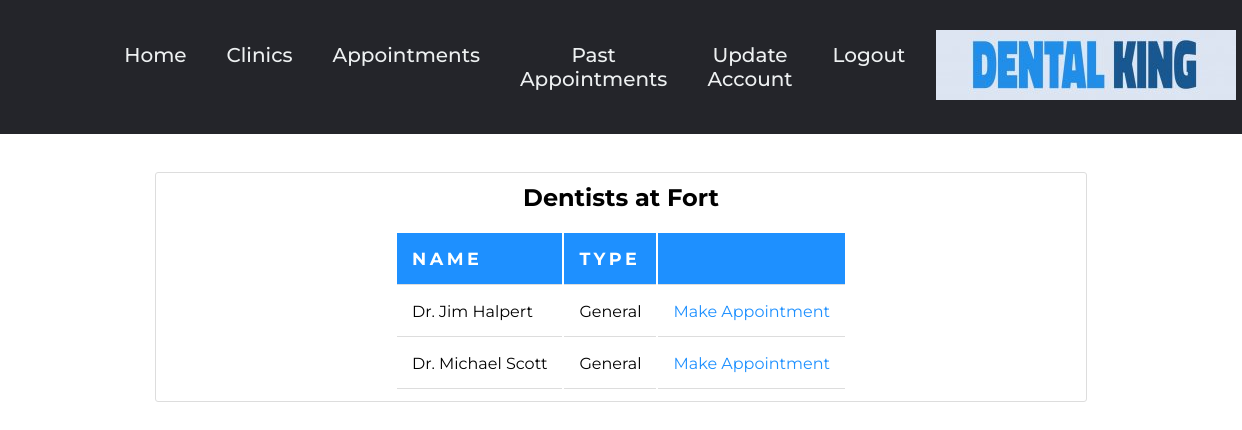
The app's page /dentists.php?location=1 (signed in) with its own data.
### tables this page shows
CREATE TABLE `clinic` (
  `clinic_id` int(10) NOT NULL,
  `location` varchar(32) NOT NULL,
  `open_hr` varchar(4) NOT NULL DEFAULT '1000',
  `close_hr` varchar(4) NOT NULL DEFAULT '1800'
);

CREATE TABLE `dentist` (
  `username` varchar(32) NOT NULL,
  `name` varchar(50) NOT NULL,
  `phone` bigint(10) NOT NULL,
  `age` int(3) NOT NULL,
  `sex` set('M','F') NOT NULL,
  `d_type` set('General','Orthodontist') NOT NULL,
  `location` varchar(32) NOT NULL
);

### dentists.php (the view, shortened to what this page needs)
<?php
    $db=mysqli_connect('localhost','root','','dcms') or die("could not connect to database");
    $locn = $_GET['location'];
?>
<!DOCTYPE HTML>
<html>
<head>
    <link rel="stylesheet" href="styles.css">
    <link href="style10.css" type="text/css"rel="stylesheet"/>
</head>
<body>
  <center>
  <?php require_once("header.php");?>
    <div class="content-section" style="width:75%">
        <?php
        $query2 = "SELECT location FROM clinic WHERE clinic_id = '$locn' LIMIT 1";
        $res_locn = mysqli_query($db, $query2);
        if($res_locn == false || mysqli_num_rows($res_locn) == 0)
        echo "<h3>Invalid Location</h3>";
        else
        {
            $row = mysqli_fetch_assoc($res_locn);
            $loc = $row['location'];
            echo "<h2>Dentists at $loc</h2><br>";
            $query = "SELECT * FROM dentist WHERE location = '$loc'";
            $res_dentist = mysqli_query($db, $query);
            if($res_dentist == false || mysqli_num_rows($res_dentist) == 0)
            echo  "<h3>No dentists available</h3>";
            else
            {
                echo "<table><tr><th>Name</th><th>Type</th><th></th></tr>";
                while($row = mysqli_fetch_assoc($res_dentist))
                {
                    $link = "makeappointment.php?dentist=".$row['username']."";
                    echo "<tr><td>Dr. ".$row['name']."</td><td>".$row['d_type']."</td><td><a href='$link'>Make Appointment</a></td></tr>";
                }
            }
        }
        ?>
        </table>
    </div>
    </center>
</body>
</html>

### styles.css (style rules this page uses)
* { box-sizing: border-box; margin: 0; padding: 0; text-decoration:none; }
th, td { padding: 15px; text-align: left; text-decoration:none; border-bottom: 1px solid #ddd; }
th { background-color: dodgerblue; color: white; }

### style10.css (style rules this page uses)
* { margin: 0; padding: 0; box-sizing: border-box; font-family: 'Lucida Sans', 'Lucida Sans Regular', 'Lucida Grande', 'Lucida Sans Unicode', Geneva, Verdana, sans-serif ; font-family: "Montserrat", sans-serif; }
.content-section { background: #ffffff; padding: 10px 20px; border: 1px solid #dddddd; border-radius: 3px; margin-bottom: 20px; }
th, td { padding: 15px; text-align: left; font-family: "Montserrat", sans-serif; border-bottom: 1px solid #ddd; }
th { font-family: "Montserrat", sans-serif; font-size: 1.1rem; text-transform: uppercase; color: white; letter-spacing: .2em; background-color: dodgerblue ; }

### dentists.php (style rules this page uses)
a { color:dodgerblue; }

### records on screen
clinic: location "Fort"
dentist: name "Jim Halpert", d_type "General"
dentist: name "Michael Scott", d_type "General"
